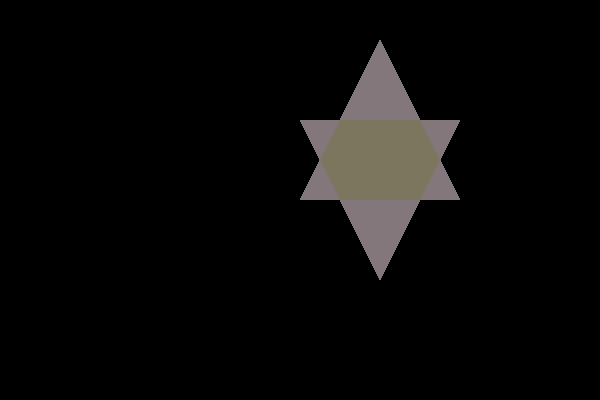
Frame 1 (no input)
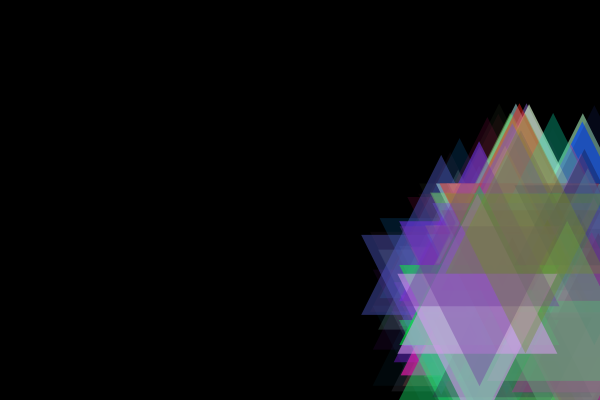
Frame 60 (the mouse pressed at the canvas centre just before this capture)
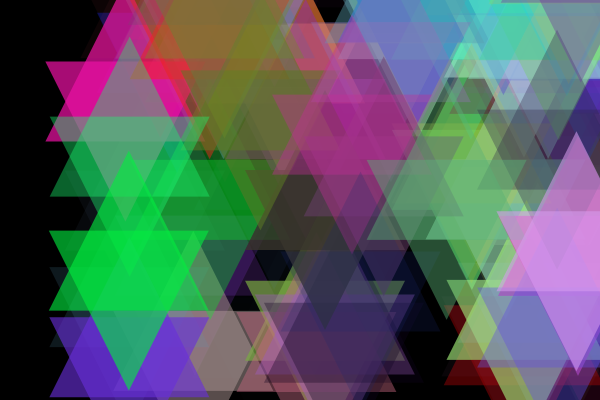
Frame 120 (the mouse held since frame 60 and released just before this capture)

The Processing sketch that drew these frames (run headless with seeded random() and noise(); from frame 60 on, the mouse is pressed at the canvas centre):

// Processing sketch: processing_141269
// ── processing_141269.pde

///Copyright Sophie Vennix, siv;
///Homework8
///March 18, 2014

///changes number of triangles; 
final int MAX = 80;

float [] xVals = new float [MAX];
float [] yVals = new float [MAX];
//float [] dim = new float [MAX];
color [] shapeCol = new color [MAX];
float [] deltaX = new float [MAX];
float [] deltaY =  new float [MAX];
///sw = star width
float sw = 80;

void setup()
  { 
    size(600,400); 
    for (int i = 0; i<xVals.length; i++)
    {
      xVals[i] = width/2-xVals[i]/2;
      yVals[i] = height/2;
      
      shapeCol[i] = color(random(255), random(255), random(255), random(0,200));
     
      deltaX[i] = random(1,6);
      deltaY[i] = random(1,6);
    }
  }
  
void draw()
{
  fill(0);
  rect( 0, 0, width, height );
  drawShapes();
  moveShapes(); 
}

void drawShapes(){
  for (int i = 0; i<xVals.length; i++){
    shapes(i);
  }
}

void shapes (int i){
  float x = xVals[i];
  float y = yVals[i];
  
  noStroke();
  fill(shapeCol[i]);
  //triangle(x,y, x+x/3, y-2*y/3, x+ 2*x/3, y);
  //triangle(x, y-y/3, x+x/3, y+y/3, x+2*x/3, y-y/3);
  triangle(x,y, x+sw, y-2*sw, x+ 2*sw, y);
  triangle(x, y-sw, x+sw, y+sw, x+2*sw, y-sw);
}

void moveShapes()
{
  for (int i =0; i<xVals.length; i++)
  {
    xVals[i] = xVals[i] + deltaX[i];
    yVals[i] = yVals[i] + deltaY[i];
    
    //if shape goes too far left or too far right, bounce back
    if (xVals[i] < 0-sw)
      {
        deltaX[i] = - deltaX[i];
        deltaY[i] = deltaY[i];
      }
    if (xVals[i] > width-sw)
      {
        deltaX[i] = - deltaX[i];
        deltaY[i] = deltaY[i];
      }
      
    //if shape goes too far up or down, bounce back;
    if (yVals[i] < 0)
      {
        deltaY[i] = - deltaY[i];
        deltaX[i] =  deltaX[i];
      }
    if (yVals[i] > height){
      deltaY[i] = - deltaY[i];
      deltaX[i] = deltaX[i];
    }
  }
}

void keyPressed()
{
  if (key == ' ')
  {
    setup();
  }
  else
  {
    exit();
  }
}
